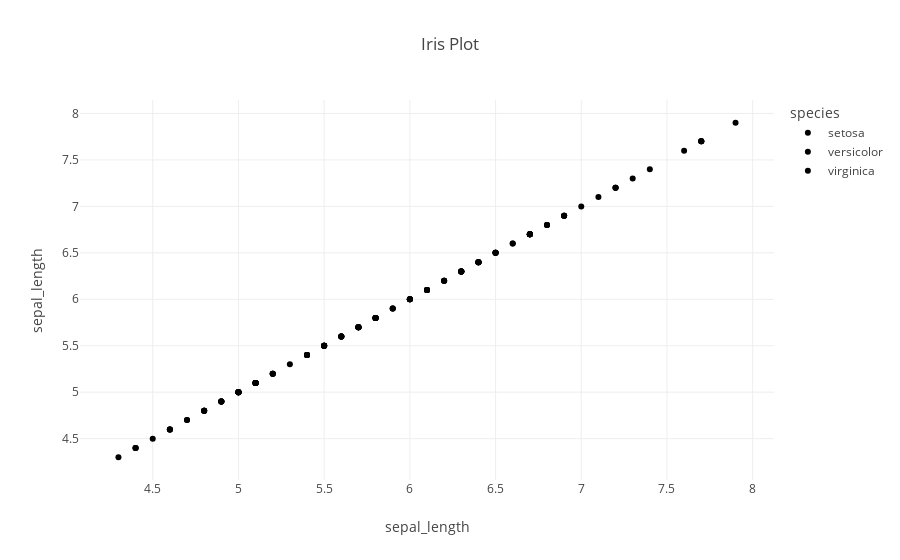

Notebook cell for this chart:
### Code cell
fig

### Figure 1 — Plotly figure (JSON) as saved in the notebook; plotly's stock layout.template omitted (floating-point values rounded to 4 significant figures)
{"data": [{"hovertemplate": "species=setosa<br>sepal_length=%{y}<extra></extra>", "legendgroup": "setosa", "marker": {"color": "#000001", "symbol": "circle"}, "mode": "markers", "name": "setosa", "orientation": "v", "showlegend": true, "type": "scatter", "x": [5.1, 4.9, 4.7, 4.6, 5, 5.4, 4.6, 5, 4.4, 4.9, 5.4, 4.8, 4.8, 4.3, 5.8, 5.7, 5.4, 5.1, 5.7, 5.1, 5.4, 5.1, 4.6, 5.1, 4.8, 5, 5, 5.2, 5.2, 4.7, 4.8, 5.4, 5.2, 5.5, 4.9, 5, 5.5, 4.9, 4.4, 5.1, 5, 4.5, 4.4, 5, 5.1, 4.8, 5.1, 4.6, 5.3, 5], "xaxis": "x", "y": [5.1, 4.9, 4.7, 4.6, 5, 5.4, 4.6, 5, 4.4, 4.9, 5.4, 4.8, 4.8, 4.3, 5.8, 5.7, 5.4, 5.1, 5.7, 5.1, 5.4, 5.1, 4.6, 5.1, 4.8, 5, 5, 5.2, 5.2, 4.7, 4.8, 5.4, 5.2, 5.5, 4.9, 5, 5.5, 4.9, 4.4, 5.1, 5, 4.5, 4.4, 5, 5.1, 4.8, 5.1, 4.6, 5.3, 5], "yaxis": "y"}, {"hovertemplate": "species=versicolor<br>sepal_length=%{y}<extra></extra>", "legendgroup": "versicolor", "marker": {"color": "#000002", "symbol": "circle"}, "mode": "markers", "name": "versicolor", "orientation": "v", "showlegend": true, "type": "scatter", "x": [7, 6.4, 6.9, 5.5, 6.5, 5.7, 6.3, 4.9, 6.6, 5.2, 5, 5.9, 6, 6.1, 5.6, 6.7, 5.6, 5.8, 6.2, 5.6, 5.9, 6.1, 6.3, 6.1, 6.4, 6.6, 6.8, 6.7, 6, 5.7, 5.5, 5.5, 5.8, 6, 5.4, 6, 6.7, 6.3, 5.6, 5.5, 5.5, 6.1, 5.8, 5, 5.6, 5.7, 5.7, 6.2, 5.1, 5.7], "xaxis": "x", "y": [7, 6.4, 6.9, 5.5, 6.5, 5.7, 6.3, 4.9, 6.6, 5.2, 5, 5.9, 6, 6.1, 5.6, 6.7, 5.6, 5.8, 6.2, 5.6, 5.9, 6.1, 6.3, 6.1, 6.4, 6.6, 6.8, 6.7, 6, 5.7, 5.5, 5.5, 5.8, 6, 5.4, 6, 6.7, 6.3, 5.6, 5.5, 5.5, 6.1, 5.8, 5, 5.6, 5.7, 5.7, 6.2, 5.1, 5.7], "yaxis": "y"}, {"hovertemplate": "species=virginica<br>sepal_length=%{y}<extra></extra>", "legendgroup": "virginica", "marker": {"color": "#000003", "symbol": "circle"}, "mode": "markers", "name": "virginica", "orientation": "v", "showlegend": true, "type": "scatter", "x": [6.3, 5.8, 7.1, 6.3, 6.5, 7.6, 4.9, 7.3, 6.7, 7.2, 6.5, 6.4, 6.8, 5.7, 5.8, 6.4, 6.5, 7.7, 7.7, 6, 6.9, 5.6, 7.7, 6.3, 6.7, 7.2, 6.2, 6.1, 6.4, 7.2, 7.4, 7.9, 6.4, 6.3, 6.1, 7.7, 6.3, 6.4, 6, 6.9, 6.7, 6.9, 5.8, 6.8, 6.7, 6.7, 6.3, 6.5, 6.2, 5.9], "xaxis": "x", "y": [6.3, 5.8, 7.1, 6.3, 6.5, 7.6, 4.9, 7.3, 6.7, 7.2, 6.5, 6.4, 6.8, 5.7, 5.8, 6.4, 6.5, 7.7, 7.7, 6, 6.9, 5.6, 7.7, 6.3, 6.7, 7.2, 6.2, 6.1, 6.4, 7.2, 7.4, 7.9, 6.4, 6.3, 6.1, 7.7, 6.3, 6.4, 6, 6.9, 6.7, 6.9, 5.8, 6.8, 6.7, 6.7, 6.3, 6.5, 6.2, 5.9], "yaxis": "y"}], "layout": {"legend": {"title": {"text": "species"}, "tracegroupgap": 0}, "title": {"text": "Iris Plot"}, "xaxis": {"anchor": "y", "domain": [0, 1], "title": {"text": "sepal_length"}}, "yaxis": {"anchor": "x", "domain": [0, 1], "title": {"text": "sepal_length"}}}}
